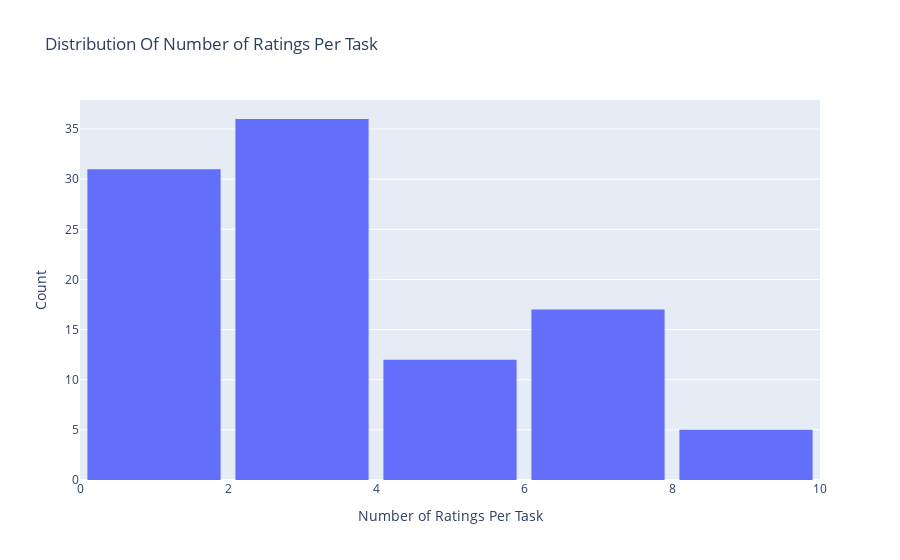
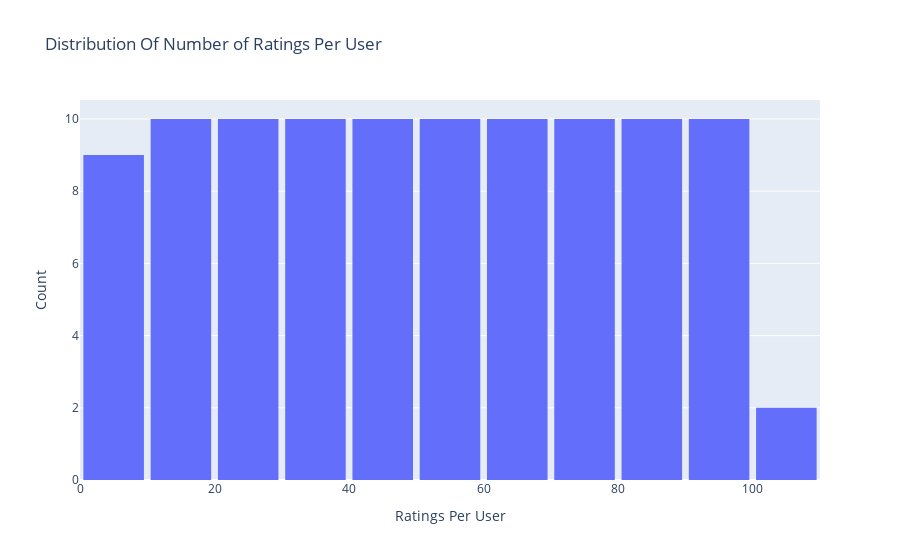

Here is the notebook cell these charts were saved with, in order:
### Code cell
#add
# Create trace
trace = go.Histogram(x = combined_task_data.TaskId,
                     name = 'Ratings',
                     xbins = dict(start = 0,
                                  end = 200,
                                  size = 2))
# Create layout
layout = go.Layout(title = 'Distribution Of Number of Ratings Per Task',
                   xaxis = dict(title = 'Number of Ratings Per Task'),
                   yaxis = dict(title = 'Count'),
                   bargap = 0.1)

# Create plot
fig = go.Figure(data=[trace], layout=layout)
iplot(fig)
#add

#add
# Create trace
trace = go.Histogram(x = combined_task_data.id,
                     name = 'Ratings',
                     xbins = dict(start = 0,
                                  end = 200,
                                  size = 10))
# Create layout
layout = go.Layout(title = 'Distribution Of Number of Ratings Per User',
                   xaxis = dict(title = 'Ratings Per User'),
                   yaxis = dict(title = 'Count'),
                   bargap = 0.1)

# Create plot
fig = go.Figure(data=[trace], layout=layout)
iplot(fig)
#add

### Figure 1 — Plotly figure (JSON) as saved in the notebook; plotly's stock layout.template omitted (floating-point values rounded to 4 significant figures)
{"data": [{"name": "Ratings", "type": "histogram", "x": [1, 1, 1, 1, 1, 1, 1, 1, 1, 1, 1, 1, 1, 1, 1, 1, 1, 1, 1, 1, 1, 1, 1, 1, 1, 1, 1, 1, 1, 1, 1, 2, 2, 2, 2, 2, 2, 2, 2, 2, 2, 2, 2, 2, 2, 2, 2, 2, 3, 3, 3, 3, 3, 3, 3, 3, 3, 3, 3, 3, 3, 3, 3, 3, 3, 3, 3, 4, 4, 4, 4, 4, 4, 4, 5, 5, 5, 5, 5, 6, 6, 6, 6, 6, 6, 6, 7, 7, 7, 7, 7, 7, 7, 7, 7, 7, 8, 8, 8, 8, 8], "xbins": {"end": 200, "size": 2, "start": 0}}], "layout": {"bargap": 0.1, "title": {"text": "Distribution Of Number of Ratings Per Task"}, "xaxis": {"title": {"text": "Number of Ratings Per Task"}}, "yaxis": {"title": {"text": "Count"}}}}

### Figure 2 — Plotly figure (JSON) as saved in the notebook; plotly's stock layout.template omitted (floating-point values rounded to 4 significant figures)
{"data": [{"name": "Ratings", "type": "histogram", "x": [1, 11, 12, 14, 15, 16, 21, 22, 26, 27, 28, 31, 32, 33, 34, 39, 40, 44, 45, 46, 48, 58, 59, 61, 65, 74, 77, 83, 92, 94, 95, 2, 13, 17, 24, 35, 36, 62, 63, 71, 73, 75, 76, 78, 82, 89, 97, 99, 3, 9, 10, 20, 25, 30, 37, 38, 43, 47, 52, 54, 60, 69, 72, 84, 86, 93, 100, 4, 23, 41, 50, 67, 80, 96, 5, 56, 88, 98, 101, 6, 19, 42, 49, 53, 79, 91, 7, 18, 51, 55, 64, 66, 68, 70, 85, 90, 8, 29, 57, 81, 87], "xbins": {"end": 200, "size": 10, "start": 0}}], "layout": {"bargap": 0.1, "title": {"text": "Distribution Of Number of Ratings Per User"}, "xaxis": {"title": {"text": "Ratings Per User"}}, "yaxis": {"title": {"text": "Count"}}}}
